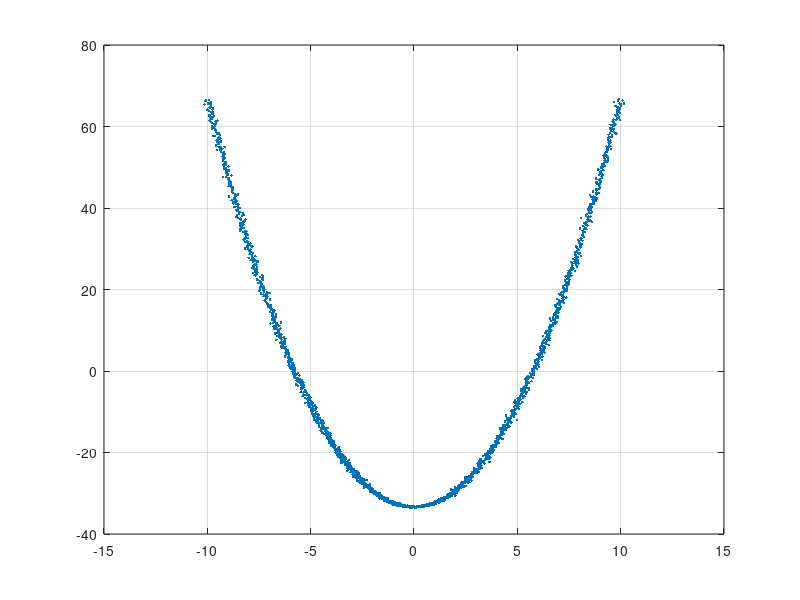

MATLAB code for this plot: (Note: this script raises an error after producing the figure.)
clc;clear all;close all;

% ls_temp = load('ls_temp.mat').ls_temp;
% C_ls = load('ls_temp.mat').C_ls;
% 
% plot(ls_temp(:,1), ls_temp(:,2), '.');
% grid on;
% 
% i=2;
% normalized_ls_temp = [ls_temp(:,1) - C_ls(i,1), ls_temp(:,2) - C_ls(i,2)];
% % plot(normalized_ls_temp(:,1), normalized_ls_temp(:,2), '.');
% % grid on;
% C = cov(normalized_ls_temp);
% [E,D] = eig(C);
% % hold on; drawArrow(C_ls(i,1)+[0, D(1,1)/2*E(1,1)], C_ls(i,2)+[0, D(1,1)/2*E(2,1)], "red");
% % hold on; drawArrow(C_ls(i,1)+[0, D(2,2)/2*E(1,2)], C_ls(i,2)+[0, D(2,2)/2*E(2,2)], "blue");
% hold on; drawArrow(C_ls(i,1)+[0, E(1,1)], C_ls(i,2)+[0, E(2,1)], "red");
% hold on; drawArrow(C_ls(i,1)+[0, E(1,2)], C_ls(i,2)+[0, E(2,2)], "blue");
% xlim(C_ls(i,1)+[-0.5 0.5]); ylim(C_ls(i,2)+[-0.3 0.3]); 

x = [-10:0.01:10];
y = x.^2 + 0.1*randn(1, length(x));
x = x + 0.1*randn(1, length(x));
norm_X = [x - mean(x); y - mean(y)];
plot(norm_X(1,:), norm_X(2,:), '.');
grid on;
C = cov(norm_X');
[E,D] = eig(C);
hold on; drawArrow([0, D(1,1)/2*E(1,1)], [0, D(1,1)/2*E(2,1)], "red");
hold on; drawArrow([0, D(2,2)/2*E(1,2)], [0, D(2,2)/2*E(2,2)], "blue");